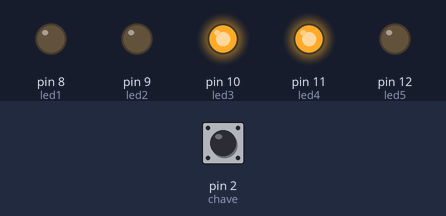
Bench run of a sketch on a simulated Arduino Uno, built with avr-gcc and run on an emulated ATmega328P. On the bench: output pins drawn as LEDs (lit = HIGH). The test bench sets the inputs (shaded band); at power-on: pin 2 (chave) LOW.

Above: at 1.2 s.
1.3 s: pin 2 (chave) pulsed HIGH 2 times (0.12 s each, 0.3 s apart)
At 6.7 s:
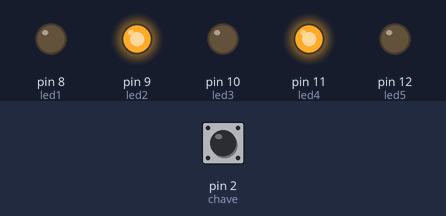
At 8.2 s:
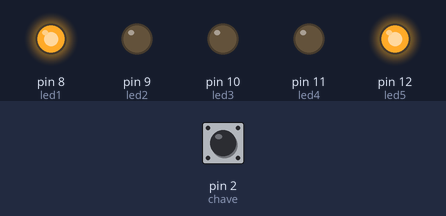
Timing chart, 0 to 17.2 s (numbered marks = the images above; inputs shaded):
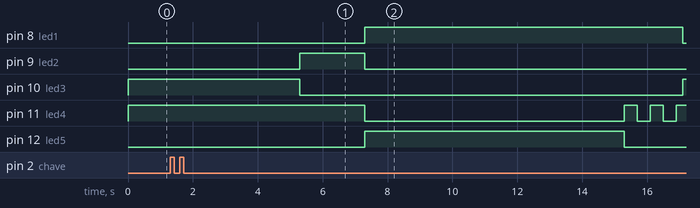

Measured:
- after the input at 1.3 s, pin 8 (led1): LOW → HIGH after 6.0 s, → LOW 9.8 s later; pin 9 (led2): LOW → HIGH after 4.0 s, → LOW 2.0 s later; pin 10 (led3): HIGH → LOW after 4.0 s, → HIGH 11.8 s later; pin 11 (led4): HIGH → LOW after 6.0 s, then repeats every 0.80 s: HIGH 0.40 s, LOW 0.40 s; pin 12 (led5): LOW → HIGH after 6.0 s, → LOW 8.0 s later

The sketch:

Semaforo_Pedestres_e_Carros.ino
```cpp
 int chave = 2;
 int val = 0;
 int led1 = 8;
 int led2 = 9;
 int led3 = 10;
 int led4 = 11;
 int led5 = 12;

void setup(){
  Serial.begin(9600);
  pinMode(chave,INPUT);
  pinMode(led1,OUTPUT);
  pinMode(led2,OUTPUT);
  pinMode(led3,OUTPUT);
  pinMode(led4,OUTPUT);
  pinMode(led5,OUTPUT);
}

void loop(){
  val = digitalRead(chave);
  digitalWrite(led3,HIGH);
  digitalWrite(led4,HIGH);
  if (val == HIGH){
    delay(4000);
    digitalWrite(led3,LOW);
    digitalWrite(led2,HIGH);
    delay(2000);
    digitalWrite(led2,LOW);
    digitalWrite(led4,LOW);
    digitalWrite(led1,HIGH);
    digitalWrite(led5,HIGH);
    delay(8000);
    digitalWrite(led5,LOW);
    digitalWrite(led4,HIGH);
    delay(400);
    digitalWrite(led4,LOW);
    delay(400);
    digitalWrite(led4,HIGH);
    delay(400);
    digitalWrite(led4,LOW);
    delay(400);
    digitalWrite(led4,HIGH);
    delay(200);
    digitalWrite(led1,LOW);
  } else {
  }
}
```
